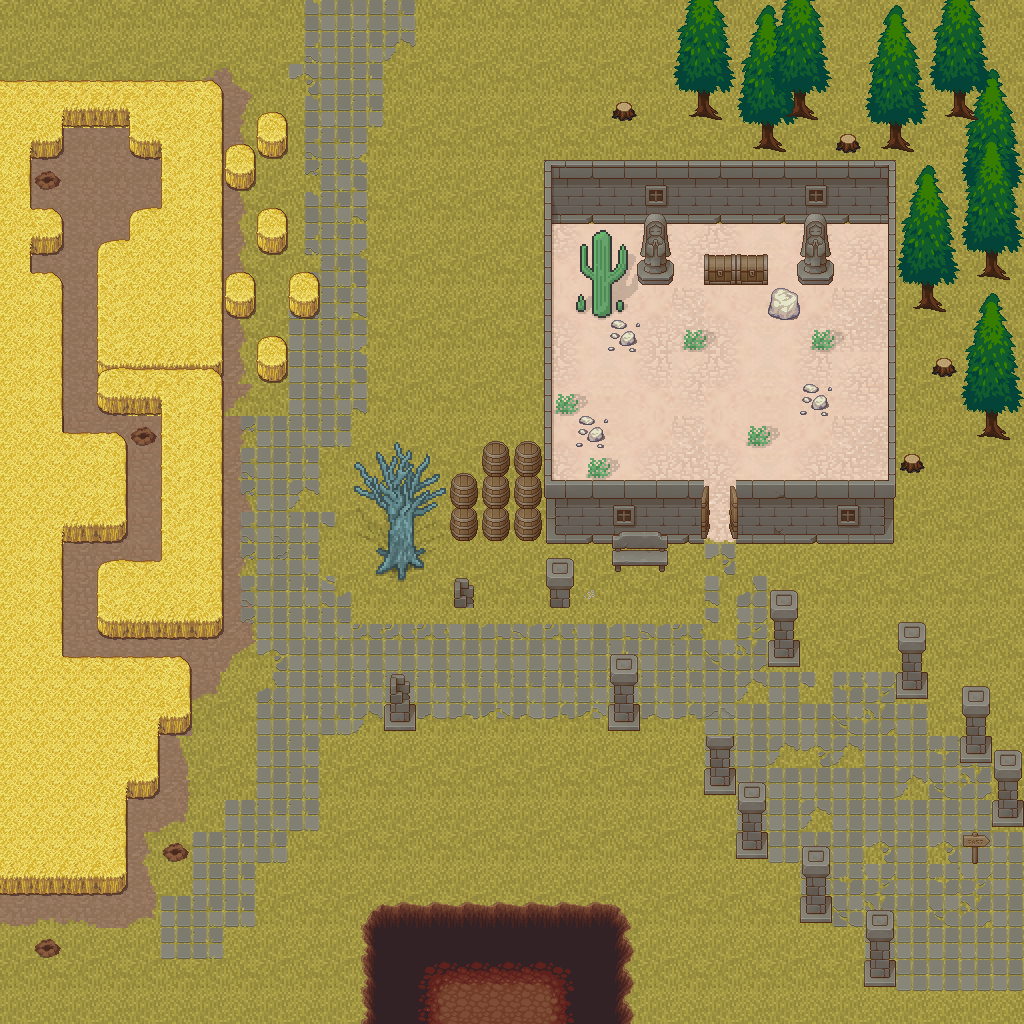

Rendered tile map (Tiled .tmx) drawn with the repository's tilesets; below, a short description and the map source with its tile grids summarised:
An orthogonal 32x32 tile map with 32x32 px tiles, 6 tile layers (Ground, Ground2, Props, Props2, ...), 6 tilesets and 53 objects.

<map version="1.5" tiledversion="1.6.0" orientation="orthogonal" renderorder="right-down" width="32" height="32" tilewidth="32" tileheight="32" infinite="0" nextlayerid="10" nextobjectid="57">
 <tileset firstgid="1" source="ways.tsx" />
 <tileset firstgid="65" source="terrain.tsx" />
 <tileset firstgid="2025" source="tdb_props.tsx" />
 <tileset firstgid="2281" source="tdb_walls.tsx" />
 <tileset firstgid="2537" source="terrain_atlas.tsx" />
 <tileset firstgid="3561" source="terrain_plants.tsx" />
 <layer id="1" name="Ground" width="32" height="32">
  <data>[1024 cells, 1024 non-empty, 34 distinct tile ids]</data>
 </layer>
 <layer id="2" name="Ground2" width="32" height="32">
  <data>[1024 cells, 307 non-empty, 66 distinct tile ids]</data>
 </layer>
 <layer id="4" name="Props" width="32" height="32">
  <data>[1024 cells, 184 non-empty, 60 distinct tile ids]</data>
 </layer>
 <layer id="5" name="Props2" width="32" height="32">
  <data>[1024 cells, 99 non-empty, 38 distinct tile ids]</data>
 </layer>
 <objectgroup id="9" name="Collision">
  <object id="1" x="910.286" y="461.368" />
  <object id="2" x="942.796" y="366.604" />
  <object id="3" x="736.667" y="481.428" width="156.326" height="60.1785" />
  <object id="4" x="545.756" y="484.195" width="154.251" height="56.0282" />
  <object id="5" x="887.459" y="160.476" width="6.91706" height="318.877" />
  <object id="6" x="543.681" y="160.476" width="8.99218" height="323.027" />
  <object id="7" x="551.29" y="160.476" width="336.169" height="60.8702" />
  <object id="8" x="770.945" y="288.942" width="25.3958" height="29.283">
   <ellipse />
  </object>
  <object id="9" x="703.315" y="256.582" width="63.3837" height="23.1594" />
  <object id="10" x="451.149" y="475.535" width="90.0724" height="60.5727" />
  <object id="11" x="483.008" y="439.349" width="57.8194" height="33.8263" />
  <object id="12" x="365.807" y="910.281" width="258.76" height="112.437" />
  <object id="13" x="1.54024" y="893.338">
   <polygon points="0,0 122.449,0 122.449,-100.886 156.334,-103.196 158.645,-157.874 187.909,-163.265 186.369,-232.576 60.0693,-234.116 58.5291,-353.485 119.369,-351.945 124.759,-358.876 124.759,-455.141 113.208,-458.991 58.5291,-459.761 60.0693,-609.935 50.8279,-618.406 28.4944,-619.946 29.2645,-642.28 53.9084,-640.739 60.8394,-649.211 57.759,-676.935 48.5175,-683.096 27.7243,-683.096 27.7243,-737.774 58.5291,-739.315 60.0693,-750.096 59.2992,-769.349 127.07,-767.039 127.84,-742.395 134.771,-736.234 150.943,-733.154 156.334,-735.464 160.185,-685.406 135.541,-682.326 129.38,-679.245 127.84,-670.004 127.84,-654.601 107.817,-649.981 100.886,-649.981 97.035,-643.82 94.7247,-521.371 94.7247,-490.566 98.6618,-482.012 107.519,-478.137 159.005,-477.86 159.005,-333.093 140.459,-332.262 121.913,-333.093 105.028,-331.985 97.2778,-327.28 95.0634,-319.253 95.3402,-263.892 98.385,-258.356 105.305,-255.865 137.414,-253.928 168.969,-255.035 209.106,-254.758 216.856,-257.526 221.008,-263.062 221.033,-518.785 221.033,-752.569 220.617,-801.984 215.219,-809.458 213.558,-811.535 206.914,-812.365 -0.294495,-812.78" />
  </object>
  <object id="15" x="623.938" y="110.52" />
  <object id="16" x="847.696" y="143.812" />
  <object id="17" x="259.972" y="339.929" width="24.5678" height="41.542" />
  <object id="19" x="229.598" y="273.373" width="22.7811" height="43.3287" />
  <object id="20" x="293.474" y="274.266" width="23.2278" height="41.0953" />
  <object id="21" x="259.972" y="209.943" width="23.6745" height="42.882" />
  <object id="22" x="230.938" y="145.174" width="20.9943" height="44.2221" />
  <object id="23" x="259.526" y="114.352" width="25.9079" height="41.0953" />
  <object id="24" x="174.934" y="852.731" />
  <object id="25" x="47.9452" y="949.264" />
  <object id="26" x="1010.32" y="441.251">
   <polygon points="0,0 -33.441,-4.53438 -25.5059,-19.8379 -29.19,-28.9066 -45.3438,-32.024 -48.4611,-53.2789 -39.109,-71.9832 -39.109,-90.9709 -34.2912,-107.975 -30.3236,-131.78 -20.1213,-147.367 -15.0201,-147.367 -0.566797,-105.424 7.08496,-62.6311 10.2023,-34.2912" />
  </object>
  <object id="27" x="945.984" y="312.872">
   <polygon points="0,0 -32.5908,-3.40078 -25.5059,-22.3885 -28.3399,-32.024 -45.6272,-30.0402 -49.5947,-33.441 -27.4897,-142.549 -16.1537,-148.784 2.26719,-88.7037 12.1861,-43.9268 4.25098,-26.9229 -9.35215,-28.6233 -10.7691,-11.3359" />
  </object>
  <object id="28" x="963.838" y="243.439">
   <polygon points="0,0 -0.850196,-80.7686 56.1129,-80.2018 55.8295,-57.2465 44.4936,-31.4572 56.6797,-10.2023 55.8295,3.11738 51.2951,6.80156 42.7932,7.36836 37.692,6.51817 32.3074,13.8865 40.526,29.7568 48.4611,36.8418 15.3035,34.5746 21.8217,6.80156 4.81777,6.80156" />
  </object>
  <object id="29" x="866.13" y="912.011" width="29.5677" height="74.9388" />
  <object id="30" x="802.406" y="847.777" width="28.5481" height="75.4486" />
  <object id="31" x="737.663" y="783.544" width="30.0775" height="74.429" />
  <object id="32" x="702.488" y="732.565" width="32.6264" height="60.6648" />
  <object id="33" x="610.216" y="653.038" width="28.5481" height="76.978" />
  <object id="34" x="768.76" y="590.334" width="32.1166" height="77.4878" />
  <object id="35" x="897.227" y="623.98" width="29.5677" height="73.9192" />
  <object id="36" x="962.48" y="687.704" width="29.0579" height="75.9584" />
  <object id="37" x="993.577" y="749.388" width="30.0775" height="76.4682" />
  <object id="38" x="964.519" y="837.072" width="22.4307" height="10.7055" />
  <object id="39" x="971.146" y="831.974" width="7.64682" height="31.0971" />
  <object id="40" x="611.607" y="540.732" width="55.8659" height="22.5131" />
  <object id="41" x="544.901" y="559.91" width="28.3499" height="47.5277" />
  <object id="42" x="453.598" y="579.505" width="20.0117" height="28.7668" />
  <object id="43" x="383.974" y="674.56" width="30.0175" height="53.3645" />
  <object id="44" x="377.303" y="574.502">
   <polygon points="0,0 0.41691,-28.3499 9.58893,-36.2712 9.58893,-62.1196 -22.93,-83.7989 -22.93,-112.149 2.08455,-122.988 23.7639,-132.994 53.3645,-117.985 67.9563,-85.8834 64.2041,-67.5394 44.6094,-59.2012 37.5219,-56.6997 37.9388,-27.5161 45.0263,-25.8484 45.8601,-11.2566 28.3499,5.41983" />
  </object>
  <object id="45" x="688.026" y="118.103">
   <polygon points="0,0 33.9168,0 56.9317,0 72.6788,13.3245 64.8053,29.0715 98.7221,34.5224 99.9334,41.7903 87.2146,-120.526 3.02828,-118.103 -10.9018,-88.4259 -12.7188,-47.8469 -11.5075,-33.3111 4.2396,-26.6489 8.4792,-26.0432" />
  </object>
  <object id="46" x="-1.11669" y="7.81686">
   <polygon points="0,0 691.234,1.11669 689.001,-16.7504 -4.46678,-14.517" />
  </object>
  <object id="47" x="1012.84" y="444.444" width="11.1669" height="304.858" />
  <object id="48" x="1013.96" y="990.508" width="7.81686" height="33.5008" />
  <object id="49" x="625.349" y="1018.43" width="383.026" height="6.70017" />
  <object id="50" x="-1.11669" y="1013.96" width="365.159" height="8.93356" />
  <object id="52" x="-4.46678" y="892.239" width="13.4003" height="119.486" />
  <object id="53" x="141.82" y="1064.21" />
  <object id="54" x="798.419" y="220.785" width="31.8341" height="58.5336" />
  <object id="55" x="637.194" y="221.811" width="34.9148" height="59.5605" />
  <object id="56" x="595.091" y="317.827">
   <polygon points="0,0 -3.59417,-32.3475 -14.8901,-50.3183 -13.3498,-68.8026 7.18833,-89.3407 25.6726,-75.991 33.8879,-55.4529 27.7264,-37.9955 21.565,-34.9148 15.4036,-5.64798" />
  </object>
 </objectgroup>
 <layer id="7" name="Field" width="32" height="32">
  <data>[1024 cells, 127 non-empty, 17 distinct tile ids]</data>
 </layer>
 <layer id="8" name="Field2" width="32" height="32">
  <data>[1024 cells, 59 non-empty, 15 distinct tile ids]</data>
 </layer>
</map>
